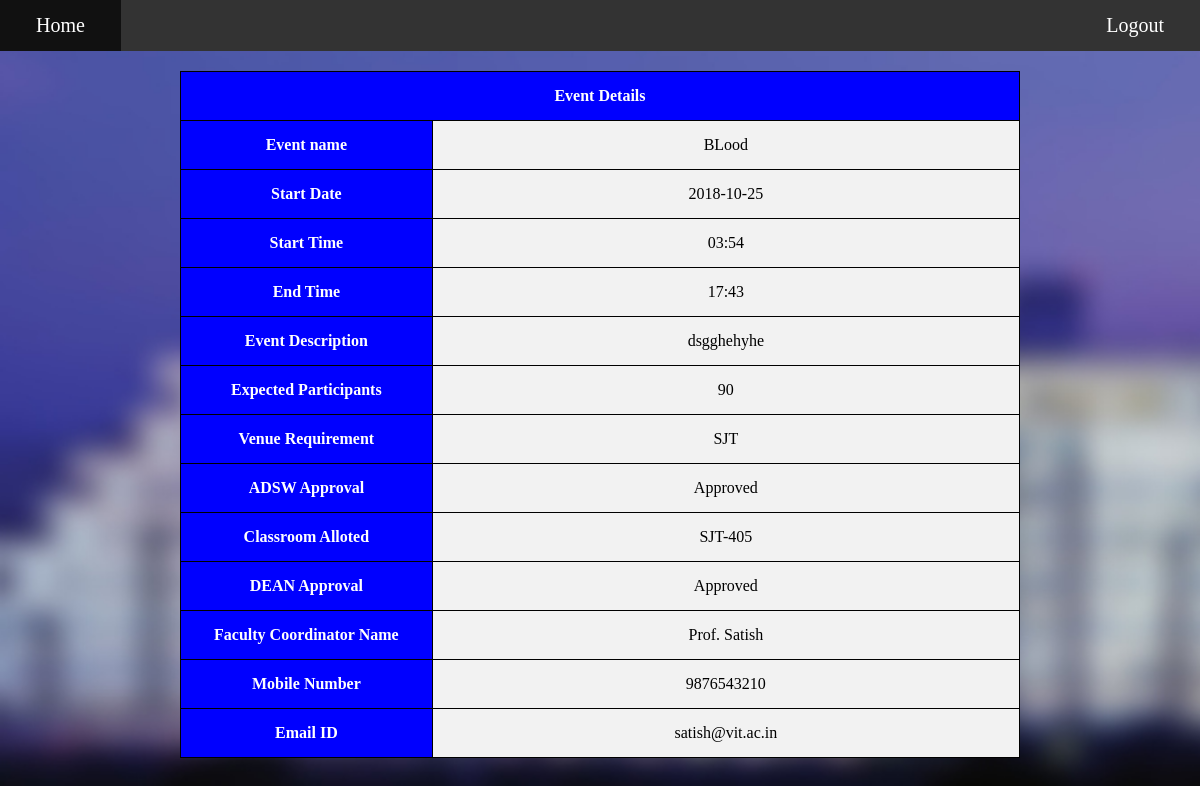
/evdet.php/?evname=BLood, run on the app's committed database.
### tables this page shows
CREATE TABLE `evnt` (
  `evname` varchar(30) NOT NULL,
  `stdt` varchar(15) NOT NULL,
  `stti` varchar(10) NOT NULL,
  `endti` varchar(10) NOT NULL,
  `evdesc` varchar(300) NOT NULL,
  `exppar` varchar(3) NOT NULL,
  `ven` varchar(5) NOT NULL,
  `adsw` varchar(15) DEFAULT NULL,
  `classrm` varchar(10) DEFAULT NULL,
  `Dean` varchar(15) DEFAULT NULL,
  `EMPID` varchar(6) NOT NULL
);

CREATE TABLE `fac` (
  `EMPID` varchar(6) NOT NULL,
  `Name` varchar(30) NOT NULL,
  `mobno` varchar(10) NOT NULL,
  `email` varchar(50) NOT NULL,
  `pass` varchar(30) NOT NULL
);

### evdet.php (the view, shortened to what this page needs)
<!DOCTYPE html>
<html>
<head>
	<link href="../front.css" rel="stylesheet" type="text/css">
</head>
<body style="margin: 0px;">
  <ul>
    <li id="home"><a href="../front.php">Home</a></li>
    <li style="float:right"><a href="../logout.php">Logout</a></li>
  </ul>
<table style="width:70%; " align="center">
 		<tr>
    		<th colspan="2">Event Details</th>
  		</tr>
  		<?php
		    $con = mysqli_connect("localhost", "root", "", "EVENT") or die(mysqli_error());
		  	$evname=$_GET['evname'];
		?>
  		<?php
        $sql= "select * from evnt where evname='".$evname."';";
        $res = mysqli_query($con,$sql);
        $row = mysqli_fetch_assoc($res);
		  ?>
  		<tr>
  			<th>
  				Event name
  			</th>
  			<td>
  		<?php
      		echo $row['evname'];
      	?>
    		</td>
    	</tr>
    	<tr>
    		<th>
  				Start Date
  			</th>
    		<td>
        <?php
          echo $row['stdt'];
        ?>
        </td>
    	</tr>
    	<tr>
    		<th>
  				Start Time
  			</th>
    		<td>
        <?php
          echo $row['stti'];
        ?>
        </td>
    	</tr>
    	<tr>
    		<th>
  				End Time
  			</th>
    		<td>
        <?php
          echo $row['endti'];
        ?>
        </td>
    	</tr>
      <tr>
    		<th>
  				Event Description
  			</th>
    		<td style="width: 70%">
        <?php
          echo $row['evdesc'];
        ?>
        </td>
    	</tr>
    	<tr>
    		<th>
  				Expected Participants
  			</th>
    		<td>
        <?php
          echo $row['exppar'];
        ?>
        </td>
    	</tr>
    	<tr>
    		<th>
  				Venue Requirement
  			</th>
    		<td>
        <?php
          echo $row['ven'];
        ?>
        </td>
    	</tr>
    	<tr>
    		<th>
  				ADSW Approval
  			</th>
    		<td>
        <?php
          echo $row['adsw'];
        ?>
        </td>
    	</tr>
    	<tr>
    		<th>
  				Classroom Alloted
  			</th>
    		<td>
        <?php
          echo $row['classrm'];
        ?>
        </td>
    	</tr>
    	<tr>
    		<th>
  				DEAN Approval
  			</th>
    		<td>
        <?php
          echo $row['Dean'];
        ?>
        </td>
    	</tr>
    	<tr>
    		<th>
  				Faculty Coordinator Name
  			</th>
    		<td>
        <?php
	        $sql= "select * from fac where EMPID='".$row['EMPID']."';";
	        $res = mysqli_query($con,$sql);
	        $row = mysqli_fetch_assoc($res);
          	echo $row['Name'];
        ?>
        </td>
    	</tr>
    	<tr>
    		<th>
  				Mobile Number
  			</th>
    		<td>
        <?php
          echo $row['mobno'];
        ?>
        </td>
    	</tr>
    	<tr>
    		<th>
  				Email ID
  			</th>
    		<td>
        <?php
          echo $row['email'];
        ?>
        </td>
    	</tr>
</table>
</body>
</html>

### front.css (style rules this page uses)
body { background: url(vitblur.jpg) no-repeat; background-size:cover; background-attachment: fixed; margin: 0px; }
ul { list-style-type: none; margin: 0; padding: 0; overflow: hidden; background-color: #333; }
li { float: left; }
li a { display:block; color:white; text-align: center; padding: 14px 36px; text-decoration: none; font-size: 20px; }

### evdet.php (style rules this page uses)
table,th,td { margin-top: 20px; border: 1px solid black; border-collapse: collapse; padding: 15px; }
td { background-color: #f2f2f2; text-align: center; }
th { background-color: blue; color: white; }

### data on the page
evnt: evname "BLood", stdt "2018-10-25", stti "03:54", endti "17:43", evdesc "dsgghehyhe", exppar "90", ven "SJT", adsw "Approved", classrm "SJT-405", Dean "Approved"
fac: Name "Prof. Satish", mobno "9876543210", email "satish@vit.ac.in"
